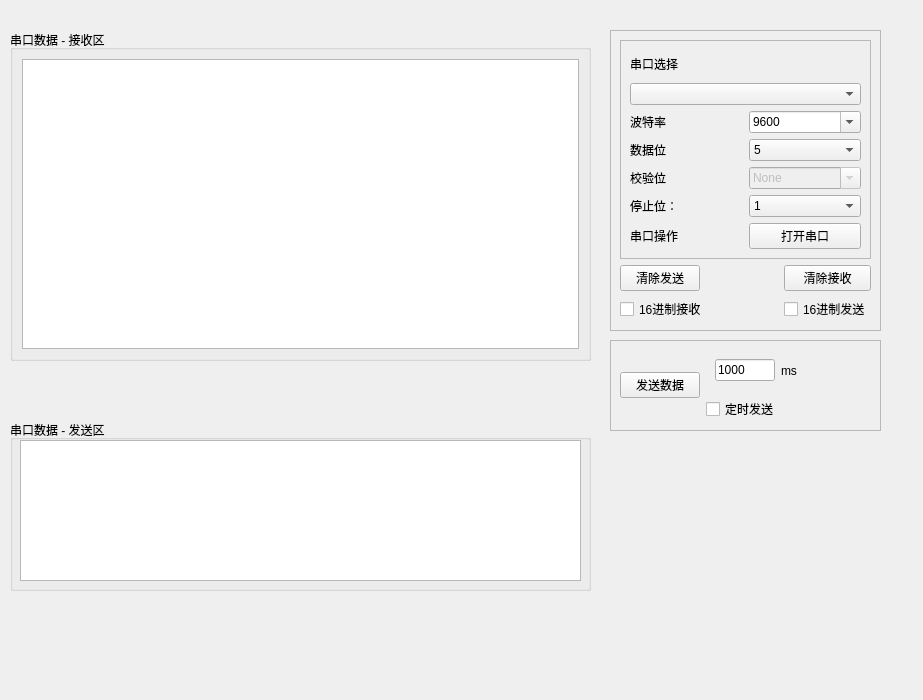
<?xml version="1.0" encoding="UTF-8"?>
<ui version="4.0">
 <class>Widget</class>
 <widget class="QWidget" name="Widget">
  <property name="enabled">
   <bool>true</bool>
  </property>
  <property name="geometry">
   <rect>
    <x>0</x>
    <y>0</y>
    <width>923</width>
    <height>700</height>
   </rect>
  </property>
  <property name="windowTitle">
   <string>Widget</string>
  </property>
  <widget class="QGroupBox" name="groupBox_2">
   <property name="geometry">
    <rect>
     <x>10</x>
     <y>420</y>
     <width>581</width>
     <height>171</height>
    </rect>
   </property>
   <property name="title">
    <string>串口数据 - 发送区</string>
   </property>
   <widget class="QTextEdit" name="edtSend">
    <property name="geometry">
     <rect>
      <x>10</x>
      <y>20</y>
      <width>561</width>
      <height>141</height>
     </rect>
    </property>
    <property name="midLineWidth">
     <number>0</number>
    </property>
   </widget>
  </widget>
  <widget class="QGroupBox" name="groupBox">
   <property name="geometry">
    <rect>
     <x>10</x>
     <y>30</y>
     <width>581</width>
     <height>331</height>
    </rect>
   </property>
   <property name="title">
    <string>串口数据 - 接收区</string>
   </property>
   <layout class="QVBoxLayout" name="verticalLayout_2">
    <item>
     <widget class="QTextEdit" name="edtReceive"/>
    </item>
   </layout>
  </widget>
  <widget class="QFrame" name="frame_2">
   <property name="geometry">
    <rect>
     <x>610</x>
     <y>30</y>
     <width>271</width>
     <height>301</height>
    </rect>
   </property>
   <property name="frameShape">
    <enum>QFrame::StyledPanel</enum>
   </property>
   <property name="frameShadow">
    <enum>QFrame::Raised</enum>
   </property>
   <layout class="QGridLayout" name="gridLayout_2">
    <item row="2" column="2">
     <widget class="QCheckBox" name="chkSend">
      <property name="text">
       <string>16进制发送</string>
      </property>
     </widget>
    </item>
    <item row="0" column="0" colspan="3">
     <widget class="QFrame" name="frame">
      <property name="frameShape">
       <enum>QFrame::StyledPanel</enum>
      </property>
      <property name="frameShadow">
       <enum>QFrame::Raised</enum>
      </property>
      <layout class="QGridLayout" name="gridLayout_3">
       <item row="0" column="0">
        <widget class="QLabel" name="lblSerial">
         <property name="text">
          <string>串口选择</string>
         </property>
        </widget>
       </item>
       <item row="1" column="0">
        <widget class="QComboBox" name="cmbSerial">
         <property name="enabled">
          <bool>true</bool>
         </property>
         <property name="editable">
          <bool>false</bool>
         </property>
        </widget>
       </item>
       <item row="2" column="0">
        <layout class="QGridLayout" name="gridLayout">
         <item row="0" column="0">
          <widget class="QLabel" name="lblRate">
           <property name="text">
            <string>波特率</string>
           </property>
          </widget>
         </item>
         <item row="0" column="1">
          <widget class="QComboBox" name="cmbBit">
           <property name="enabled">
            <bool>true</bool>
           </property>
           <property name="editable">
            <bool>true</bool>
           </property>
           <property name="currentText">
            <string>9600</string>
           </property>
          </widget>
         </item>
         <item row="1" column="0">
          <widget class="QLabel" name="lblDataBit">
           <property name="text">
            <string>数据位</string>
           </property>
          </widget>
         </item>
         <item row="1" column="1">
          <widget class="QComboBox" name="cmbDataBit">
           <property name="enabled">
            <bool>true</bool>
           </property>
           <property name="editable">
            <bool>false</bool>
           </property>
           <property name="currentText">
            <string>8</string>
           </property>
           <property name="frame">
            <bool>true</bool>
           </property>
           <item>
            <property name="text">
             <string>5</string>
            </property>
           </item>
           <item>
            <property name="text">
             <string>6</string>
            </property>
           </item>
           <item>
            <property name="text">
             <string>7</string>
            </property>
           </item>
           <item>
            <property name="text">
             <string>8</string>
            </property>
           </item>
          </widget>
         </item>
         <item row="2" column="0">
          <widget class="QLabel" name="lblCheckBit">
           <property name="text">
            <string>校验位</string>
           </property>
          </widget>
         </item>
         <item row="2" column="1">
          <widget class="QComboBox" name="cmbCheck">
           <property name="enabled">
            <bool>false</bool>
           </property>
           <property name="editable">
            <bool>true</bool>
           </property>
           <property name="currentText">
            <string>None</string>
           </property>
          </widget>
         </item>
         <item row="3" column="0">
          <widget class="QLabel" name="lblStopBit">
           <property name="text">
            <string>停止位：</string>
           </property>
          </widget>
         </item>
         <item row="3" column="1">
          <widget class="QComboBox" name="cmbStop">
           <property name="currentText">
            <string>1</string>
           </property>
           <item>
            <property name="text">
             <string>1</string>
            </property>
           </item>
          </widget>
         </item>
         <item row="4" column="0">
          <widget class="QLabel" name="lblSwitch">
           <property name="text">
            <string>串口操作</string>
           </property>
          </widget>
         </item>
         <item row="4" column="1">
          <widget class="QPushButton" name="btnSwitch">
           <property name="text">
            <string>打开串口</string>
           </property>
          </widget>
         </item>
        </layout>
       </item>
      </layout>
     </widget>
    </item>
    <item row="2" column="0" colspan="2">
     <widget class="QCheckBox" name="chkRec">
      <property name="text">
       <string>16进制接收</string>
      </property>
     </widget>
    </item>
    <item row="1" column="2">
     <widget class="QPushButton" name="btnClearRec">
      <property name="text">
       <string>清除接收</string>
      </property>
     </widget>
    </item>
    <item row="1" column="0">
     <widget class="QPushButton" name="btnClearSend">
      <property name="text">
       <string>清除发送</string>
      </property>
     </widget>
    </item>
   </layout>
  </widget>
  <widget class="QFrame" name="frame_3">
   <property name="geometry">
    <rect>
     <x>610</x>
     <y>340</y>
     <width>271</width>
     <height>91</height>
    </rect>
   </property>
   <property name="frameShape">
    <enum>QFrame::StyledPanel</enum>
   </property>
   <property name="frameShadow">
    <enum>QFrame::Raised</enum>
   </property>
   <layout class="QGridLayout" name="gridLayout_4">
    <item row="1" column="2">
     <widget class="QCheckBox" name="chkTimSend">
      <property name="maximumSize">
       <size>
        <width>100</width>
        <height>16777215</height>
       </size>
      </property>
      <property name="text">
       <string>定时发送</string>
      </property>
     </widget>
    </item>
    <item row="0" column="2">
     <widget class="QWidget" name="widget_time" native="true">
      <property name="whatsThis">
       <string/>
      </property>
      <layout class="QHBoxLayout" name="horizontalLayout">
       <item>
        <widget class="QLineEdit" name="txtSendMs">
         <property name="maximumSize">
          <size>
           <width>60</width>
           <height>16777215</height>
          </size>
         </property>
         <property name="text">
          <string>1000</string>
         </property>
        </widget>
       </item>
       <item>
        <widget class="QLabel" name="label">
         <property name="text">
          <string>ms</string>
         </property>
        </widget>
       </item>
      </layout>
     </widget>
    </item>
    <item row="0" column="1" rowspan="2">
     <widget class="QPushButton" name="btnSendData">
      <property name="text">
       <string>发送数据</string>
      </property>
     </widget>
    </item>
   </layout>
  </widget>
 </widget>
 <resources/>
 <connections/>
</ui>
